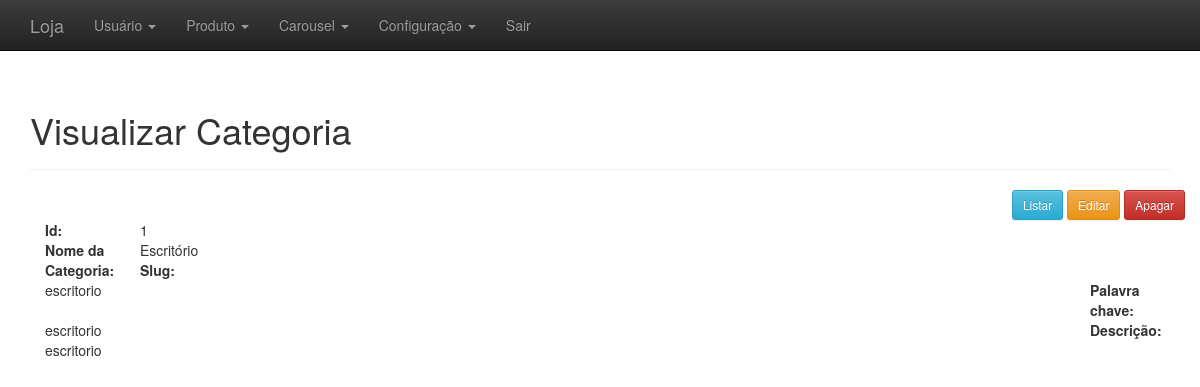
The page /adm/administrativo.php?link=8&id=1 (signed in) on the database its author committed.
### tables this page shows
CREATE TABLE IF NOT EXISTS `categorias` (
  `id` int(11) NOT NULL AUTO_INCREMENT,
  `nome` varchar(520) NOT NULL,
  `slug` varchar(220) NOT NULL,
  `tag` varchar(220) NOT NULL,
  `description` varchar(550) NOT NULL,
  `created` datetime NOT NULL,
  `modified` datetime DEFAULT NULL,
  PRIMARY KEY (`id`)
);

### adm/visual_categoria.php (the view)
<?php
	$id = $_GET['id'];
	$result = mysqli_query($conectar, "SELECT * FROM categorias WHERE id = '$id' LIMIT 1");
	$resultado = mysqli_fetch_assoc($result);
?>
<div class="container theme-showcase" role="main">
	<div class="page-header">
		<h1>Visualizar Categoria</h1>
	</div>
	<div class="row">
		<div class="pull-right">
			<a href='administrativo.php?link=7&id=<?php echo $resultado['id']; ?>'><button type='button' class='btn btn-sm btn-info'>Listar</button></a>
			<a href='administrativo.php?link=9&id=<?php echo $resultado['id']; ?>'><button type='button' class='btn btn-sm btn-warning'>Editar</button></a>
			<a href='processa/proc_apagar_cat_prod.php?id=<?php echo $resultado['id']; ?>'><button type='button' class='btn btn-sm btn-danger'>Apagar</button></a>
		</div>
	</div>
	<div class="row">
		<div class="col-md-12">
			<div class=" col-sm-3 col-md-1">
				<b>Id:</b>
			</div>
			<div class=" col-sm-9 col-md-11">
				<?php echo $resultado['id']; ?>
			</div>
			<div class="col-sm-3 col-md-1">
				<b>Nome da Categoria:</b>
			</div>
			<div class="col-sm-9 col-md-11">
				<?php echo $resultado['nome']; ?>
			</div>
			<div class="col-sm-3 col-md-1">
				<b>Slug:</b>
			</div>
			<div class="col-sm-9 col-md-11">
				<?php echo $resultado['slug']; ?>
			</div>
			<div class="col-sm-3 col-md-1">
				<b>Palavra chave:</b>
			</div>
			<div class="col-sm-9 col-md-11">
				<?php echo $resultado['tag']; ?>
			</div>
			<div class="col-sm-3 col-md-1">
				<b>Descrição:</b>
			</div>
			<div class="col-sm-9 col-md-11">
				<?php echo $resultado['description']; ?>
			</div>
		</div>
	</div>
</div>

### adm/css/theme.css (style rules this page uses)
body { padding-top: 70px; padding-bottom: 30px; }

### rows shown on the page
categorias: id "1", nome "Escritório", slug "escritorio", tag "escritorio", description "escritorio"
